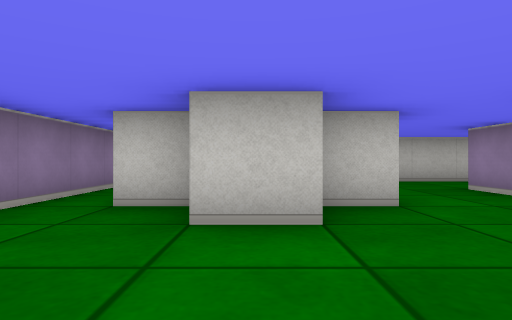
view 1 (above)

12 first-person views from a walk through a cub3D level. The camera is about half as high as the walls, looks level and sees 75° across. The floor is counted in squares. Each view is taken from the middle of a square. On the plan, view 1 faces up. The plan holds only what a view shows up to about 9 squares ahead; the rest is blank.

view 2
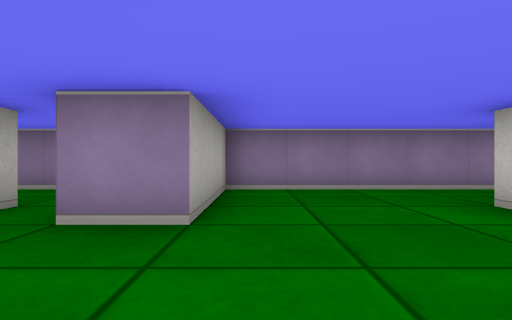

view 3
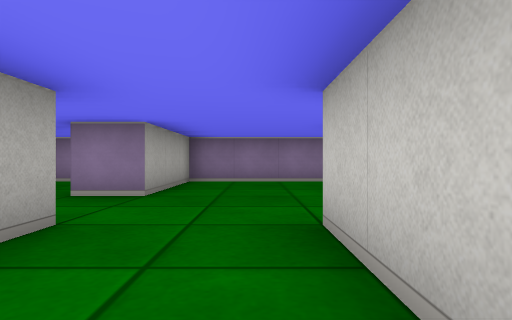

view 4
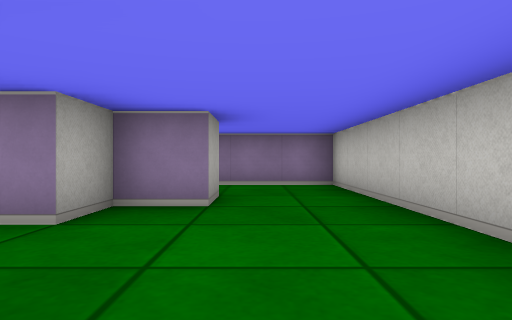

view 5
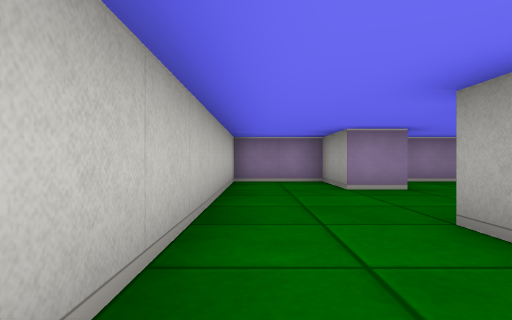

view 6
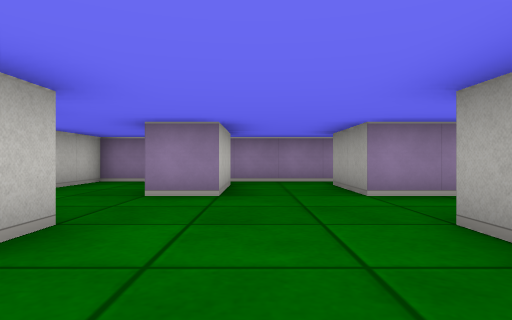

view 7
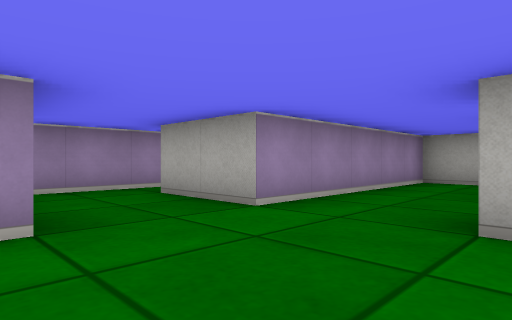

view 8
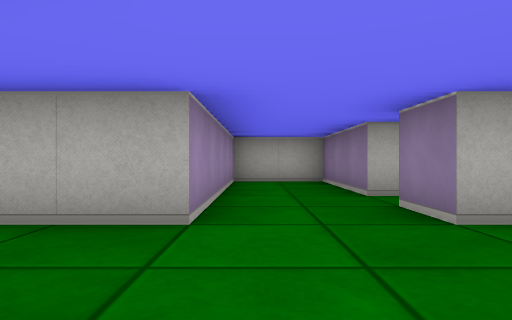

view 9
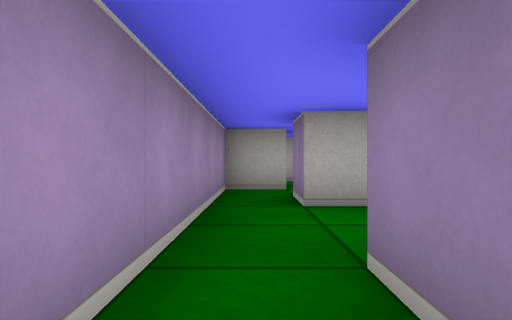

view 10
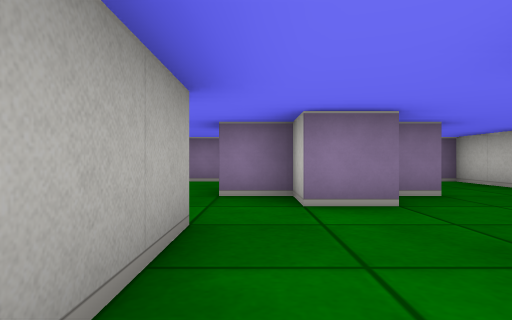

view 11
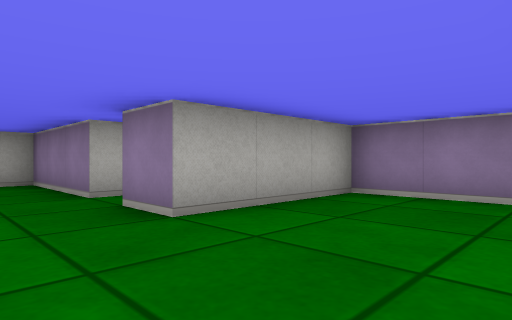

view 12
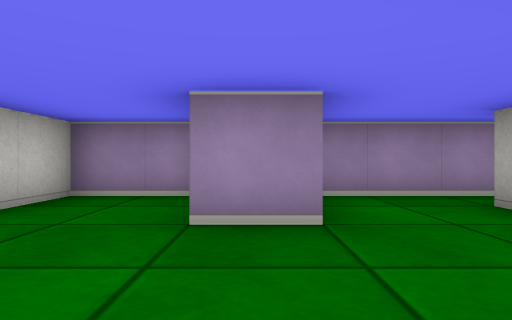

### Floor plan
Points are (right, up) in squares from view 1. A wall is a line through its corners. A room is listed if a view was taken in it or the views show most of it. See-through windows are left out.
Room 1 (views 1, 4, 5, 6, 7, 8, 11, 12)
walls: (-0.6, 3.5) (-1.5, 3.5); (2.5, 1.5) (2.5, 2.5) (3.5, 2.5); (-0.5, 5.5) (0.5, 5.5) (0.5, 4.5) (1.5, 4.5) (1.5, 3.5) (0.5, 3.5) (0.5, 2.5) (-0.5, 2.5); (3.5, 4.5) (3.5, 5.5) (5.5, 5.5) (5.5, 7.5) (-2.5, 7.5) (-2.5, -0.5) (0.5, -0.5) (0.5, -1.5); (2.5, -1.5) (2.5, -0.5)
ways out: opening at (3.5, 0.5) to room 2; opening at (4, 3.5) to room 3; opening at (1.5, -1) to room 4
Room 2 (views 2, 3)
walls: (2.5, -0.5) (4.5, -0.5) (4.5, -1.5); (4.5, 1.5) (2.5, 1.5); (4.4, -2.5) (5.5, -2.5) (5.5, 1.5)
ways out: opening at (3.5, 0.5) to room 1; opening at (5, 2) to room 3; opening at (4, -2)
Room 3 (views 9, 10)
walls: (3.5, 2.5) (4.5, 2.5) (4.5, 1.5); (5.5, 1.5) (5.5, 4.5) (3.8, 4.5)
ways out: opening at (4, 3.5) to room 1; opening at (5, 2) to room 2
Room 4 (no view inside)
walls: (-0.5, -2.5) (0.5, -2.5) (0.5, -5.5) (2.5, -5.5) (2.5, -1.5)
ways out: opening at (1.5, -1) to room 1; opening at (0, -2)

Positions as (right, up) in squares from view 1, and headings:
1: (0, 0), facing up
2: (3, 0), facing left
3: (5, 1), facing left
4: (4, 6), facing left
5: (-2, 7), facing right
6: (-2, 1), facing right
7: (0, 2), facing down-right
8: (2, 2), facing down
9: (5, 3), facing down
10: (5, 3), facing left
11: (2, 2), facing down-left
12: (1, 5), facing right
